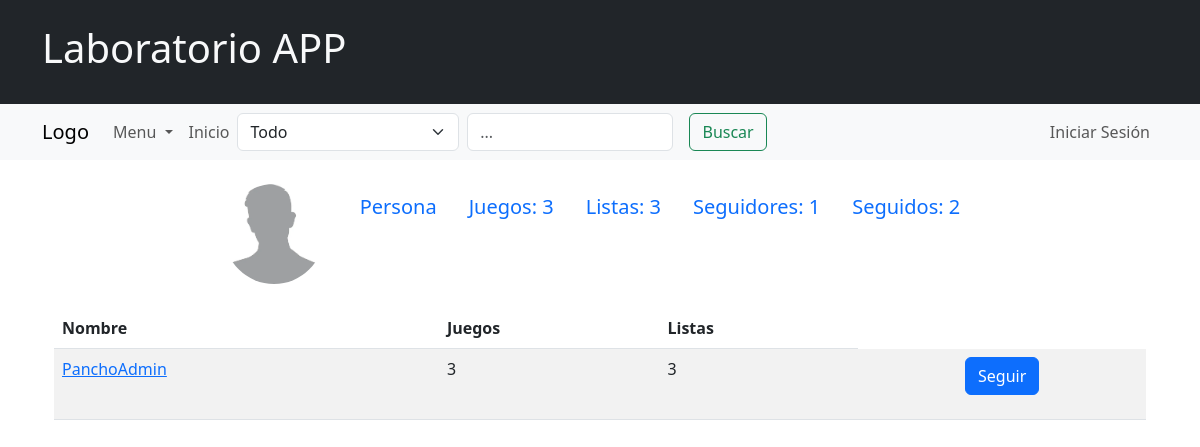
Before: /followers/1 with the older database file.
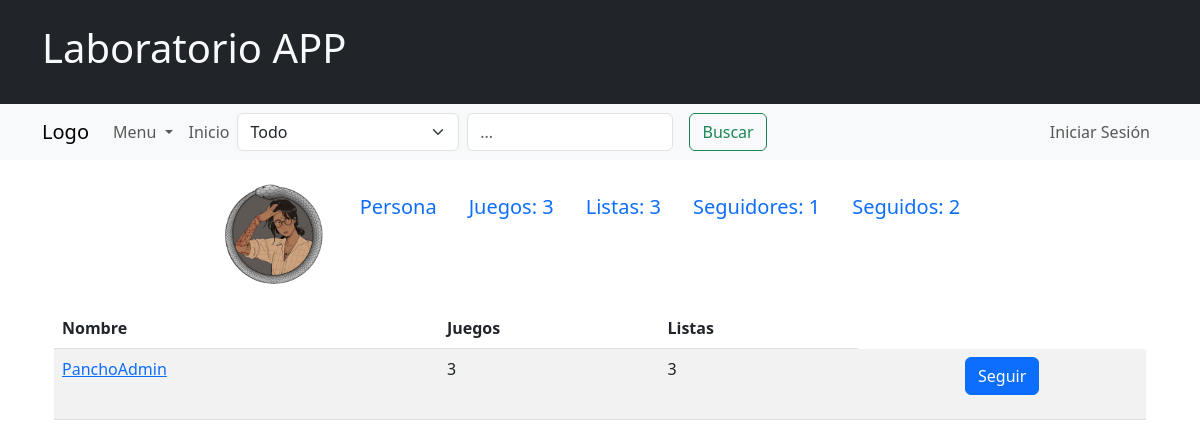
After: the same page with the newer database file.
### domain/models.py (models this page shows, shortened)
class Usuario(models.Model):
    nickname = models.CharField(max_length=30, unique=True)
    foto = models.ImageField(upload_to="media/usuarios/", default="media/usuarios/generica.jpg")
    cuenta = models.OneToOneField(User, on_delete=models.CASCADE)
    objects = UsuarioManager()
    def __str__(self):
        return self.nickname
    def cant_listas_de_juegos(self):
        return self.listas_de_juegos.count()
    def cant_juegos_jugados(self):
        return self.reseñas.count()
    def cant_seguidores(self):
        return self.seguido_por.count()
    def cant_seguidos(self):
        return self.sigue_a.count()

### domain/views.py (the view)
# urls.py: path('followers/<int:id>', SeguidoresController.as_view(), name="followers"),
class SeguidoresController(TemplateView):
    template_name = "accounts/seguidores.html"
    def get_context_data(self, **kwargs):
        context = super().get_context_data(**kwargs)
        user_id = self.kwargs.get('id')
        usuario = Usuario.objects.get(id=user_id)
        user_session = Usuario.objects.get_user_from_request(self.request)
        loSigue = Siguen.objects.filter(seguidor=user_session, seguido=usuario).exists()
        session = Usuario.objects.sesion_perfil_match(user_session,usuario)
        seguidores_relacion = usuario.seguido_por.all()
        seguidores = [relacion.seguidor for relacion in seguidores_relacion]
        follows = self.get_seguidores_con_follow_session(seguidores, user_session)
        context['seguidores'] = seguidores
        context['session'] = session
        context['losigue'] = loSigue
        context['follows'] = follows
        context['user_session'] = user_session
        context['userinfo'] = usuario
        return context
    def get_seguidores_con_follow_session(self,seguidores,user_session):
        follows = []
        for seguidor in seguidores:
            follow = Siguen.objects.filter(seguidor=user_session, seguido=seguidor).exists()
            follows.append({
                    'seguidor' : seguidor,
                    'follow': follow
                })
        print(follows)
        return follows

### domain/forms.py
class SearchForm(forms.Form):
    SEARCH_CHOICES = [
        ('all', 'Todo'),
        ('games', 'Juegos'),
        ('users', 'Usuarios'),
        ('game_lists', 'Listas de Juegos')
    ]
    query = forms.CharField(max_length=100, required=True, widget=forms.TextInput(attrs={
        'placeholder': '¿Que estas pensando?...'
    }))
    search_type = forms.ChoiceField(choices=SEARCH_CHOICES, required=True)

### domain/context_processors.py (called while the page is built)
def search_form(request):
    return {'search_form': SearchForm()}

### domain/models.py (called while the page is built)
    def get_user_from_request(self, request):
        if request.user.is_authenticated:
            try:
                return self.get(cuenta=request.user)
            except self.model.DoesNotExist:
                return None
        return None

    def sesion_perfil_match(self,user_session,user):
        session=False
        if user_session:
            session = user == user_session
        return session

### domain/templates/accounts/seguidores.html (shortened to what this page needs)
<!DOCTYPE html>
{% extends 'accounts/profile.html' %}
{% block content %}
<div class="container">
  <table class="table table-striped">
    <thead>
      <tr>
        <th scope="col">Nombre</th>
        <th scope="col">Juegos</th>
        <th scope="col">Listas</th>
      </tr>
    </thead>
    <tbody>
      {% for contenido in follows %}
      <tr>
        <td>
          <a href="{% url 'profile' id=contenido.seguidor.id %}">{{ contenido.seguidor.nickname }}</a>
        </td>
        <td>{{ contenido.seguidor.cant_juegos_jugados }}</td>
        <td>{{ contenido.seguidor.cant_listas_de_juegos }}</td>
        <td>
        <div class="text-center mb-3">
            {% if not contenido.follow %}
            <form method="post" action="{% url 'seguir_usuario' usuario_id=contenido.seguidor.id %}?next={{ request.path }}">
              <button type="submit" class="btn btn-primary">Seguir</button>
            </form>
            {% else %}
            <form method="post" action="{% url 'dejarSeguirUsuario' usuario_id=contenido.seguidor.id %}?next={{ request.path }}">
              {% csrf_token %}
              <button type="submit" class="btn btn-secondary">Dejar De Seguir</button>
            </form>
            {% endif %}
        </div>
        </td>
      </tr>
      {% endfor %}
    </tbody>
  </table>
</div>
{% endblock %}

### domain/templates/accounts/profile.html (shortened to what this page needs)
<!DOCTYPE html>
<html>
{% extends "main.html" %}
{% block profile %}
{% include "navs/profile_nav.html" %}
{% endblock %}

### domain/templates/main.html (shortened to what this page needs)
<!DOCTYPE html>
<html lang="en">
    <head>
        {% load static %}
        <link href="https://cdn.jsdelivr.net/npm/bootstrap@5.3.0-alpha1/dist/css/bootstrap.min.css" rel="stylesheet">
        <link rel="stylesheet" type="text/css" href="{% static 'domain/styles.css' %}">
    </head>
<body>
    {% block nav %}
    <header class="bg-dark text-light py-4">
        <div class="container">
            <h1>Laboratorio APP</h1>
        </div>
    </header>
    <nav class="navbar navbar-expand-lg navbar-light bg-light">
        <div class="container">
            <a class="navbar-brand" href="#">Logo</a>
            <div class="collapse navbar-collapse" id="navbarNav">
                <ul class="navbar-nav">
                    <li class="nav-item dropdown">
                        <a class="nav-link dropdown-toggle" href="#" id="navbarDropdownMenuLink" role="button" data-bs-toggle="dropdown" aria-expanded="false">
                            Menu
                        </a>
                    </li>
                    <li class="nav-item"><a class="nav-link" href="{% url 'main' %}">Inicio</a></li>
                </ul>
                <form method="post" action="{% url 'search_view' %}" class="d-flex">
                    <select class="form-select me-2" name="search_type">
                        <option value="all">Todo</option>
                    </select>
                    <input class="form-control me-3" type="text" name="query" placeholder="..." aria-label="Search">
                    <button class="btn btn-outline-success" type="submit">Buscar</button>
                </form>
                {% if request.user.is_authenticated %}
                    <ul class="navbar-nav ms-auto">
                        <li class="nav-item"><a class="nav-link" href="{% url 'profile' id=user_session.id %}">Mi Perfil</a></li>
                        <li class="nav-item">
                            <form id="logout-form" action="{% url 'logout' %}" method="post" style="display: none;">
                                {% csrf_token %}
                            </form>
                            <a class="nav-link" href="#" onclick="document.getElementById('logout-form').submit();">Cerrar Sesión</a>
                        </li>
                    </ul>
                {% else %}
                    <ul class="navbar-nav ms-auto">
                        <li class="nav-item"><a class="nav-link" href="{% url 'login' %}">Iniciar Sesión</a></li>
                    </ul>
                {% endif %}
            </div>
        </div>
    </nav>
    {% endblock %}
{% block profile %}
{%endblock%}
<div class="container mt-4">
    {% block content %}{% endblock %}
</body>
</html>

### domain/templates/navs/profile_nav.html (shortened to what this page needs)
<!DOCTYPE html>
<html lang="en">
<head>
</head>
<body>
<div class="container">
    <br>
    <ul class="nav justify-content-center">
        {% if session %}
        <li class="nav-item">
            <img src="{{ user_session.foto.url }}" alt="Foto de perfil" class="profile-img">
        </li>
        <li class="nav-item">
          <a class="nav-link active" aria-current="page" href="{% url 'profile' id=user_session.id %}">
              <span class="fs-5">{{ user_session }}</span>
          </a>
      </li>
        <li class="nav-item">
            <a href="{% url 'edit_profile' %}" class="btn btn-primary">
                <span class="fs-5">Editar Perfil</span>
            </a>
        </li>
        <li class="nav-item">
            <a class="nav-link active" aria-current="page" href="{% url 'yourGames' id_usuario=user_session.id %}">
                <span class="fs-5">Juegos: {{ user_session.cant_juegos_jugados }}</span>
            </a>
        </li>
        <li class="nav-item">
            <a class="nav-link" href="{% url 'yourLists' id_usuario=user_session.id %}">
                <span class="fs-5">Listas: {{ user_session.cant_listas_de_juegos }}</span>
            </a>
        </li>
        <li class="nav-item">
            <a class="nav-link" href="{% url 'followers' id=user_session.id %}">
                <span class="fs-5">Seguidores: {{ user_session.cant_seguidores }}</span>
            </a>
        </li>
        <li class="nav-item">
            <a class="nav-link" href="{% url 'follow' id=user_session.id %}">
                <span class="fs-5">Seguidos: {{ user_session.cant_seguidos }}</span>
            </a>
        </li>
        {% else %}
        <li class="nav-item">
          <img src="{{ userinfo.foto.url }}" alt="Foto de perfil" class="profile-img">
        </li>
        <li class="nav-item">
          <a class="nav-link active" aria-current="page" href="{% url 'profile' id=userinfo.id %}">
              <span class="fs-5">{{ userinfo }}</span>
          </a>
        </li>
        <li class="nav-item">
            <a class="nav-link" href="{% url 'yourGames' id_usuario=userinfo.id %}">
                <span class="fs-5">Juegos: {{ userinfo.cant_juegos_jugados }}</span>
            </a>
        </li>
        <li class="nav-item">
            <a class="nav-link" href="{% url 'yourLists' id_usuario=userinfo.id %}">
                <span class="fs-5">Listas: {{ userinfo.cant_listas_de_juegos }}</span>
            </a>
        </li>
        <li class="nav-item">
            <a class="nav-link" href="{% url 'followers' id=userinfo.id %}">
                <span class="fs-5">Seguidores: {{ userinfo.cant_seguidores }}</span>
            </a>
        </li>
        <li class="nav-item">
            <a class="nav-link" href="{% url 'follow' id=userinfo.id %}">
                <span class="fs-5">Seguidos: {{ userinfo.cant_seguidos }}</span>
            </a>
        </li>
        {% endif %}
    </ul>
</div>
</body>
</html>

### static/domain/styles.css (style rules this page uses)
img { width: 200px; height: 200px; object-fit: contain; }

### domain/templates/navs/profile_nav.html (style rules this page uses)
.profile-img { width: 100px; height: 100px; object-fit: cover; border-radius: 50%; margin-right: 20px; }

Changed rows visible on the page:
changed Usuario "Persona": foto: a different picture
